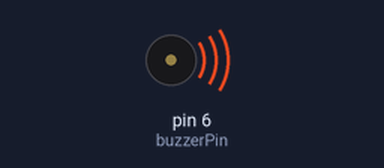
The sketch below on a simulated Arduino Uno, built with avr-gcc and run on an emulated ATmega328P. Shown: buzzer (waves = sounding).

Above: at 0.1 s.
Timing chart, 0 to 1.6 s (numbered marks = the images above):
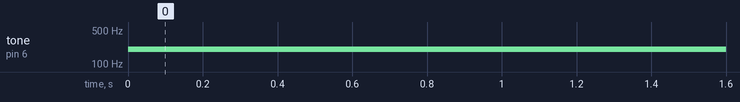

The sketch:

IoT_Sem1_Lek6_Lab16.ino
```cpp
void setup() {
  // put your setup code here, to run once:

}

void loop() {
  // put your main code here, to run repeatedly:
  int buzzerPin = 6;
  tone(buzzerPin, 200); //C4
}
```

Measured:
- by itself, tone on pin 6 (buzzerPin): silent → 200 Hz at 0.00 s
